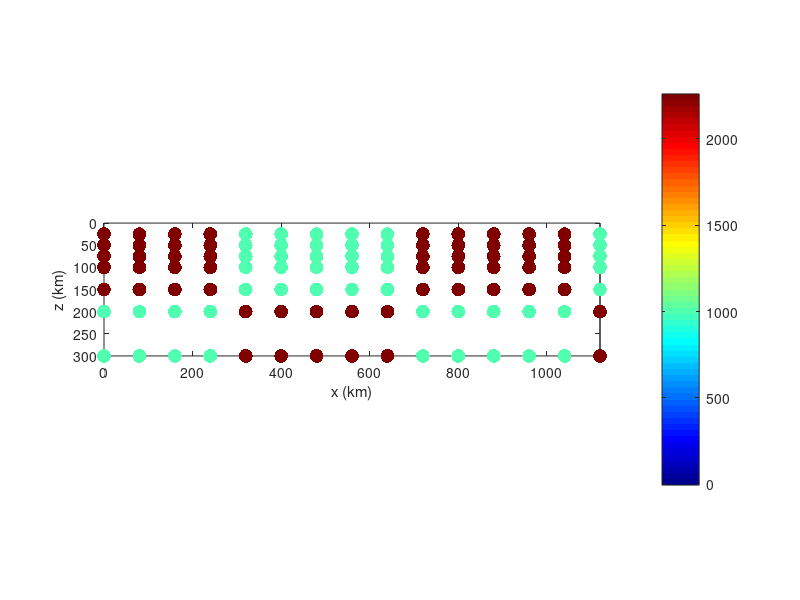

MATLAB code for this plot: (Note: this script raises an error after producing the figure.)
clear;
% Creat Qp/Qs model for checker board test
space='v2550h80';
QpQs=1;

if strcmp(space,'v70h80')
    imax=15;jmax=7;kmax=4;dnode=80;zdnode=70;  % horizontal 80 km, vertical 70 km
    width=ceil(500/zdnode);    % Width of checker board blocks (in nodes)
    depth=[60    130   200   270];
    if QpQs==1
        Qinvmax=2.25;
    else
        Qinvmax=50/1000;
    end
elseif strcmp(space,'v2550h80')
    imax=15;jmax=7;kmax=7;dnode=80;zdnode=50;  % horizontal 80 km, vertical 70 km
    width=ceil(250/zdnode);    % Width of checker board blocks (in nodes)
    depth=[25    50    75    100   150   200   300];
    if QpQs==1
        Qinvmax=2.25;
    else
        Qinvmax=50/1000;
    end
elseif strcmp(space,'v125h155')
    imax=8;jmax=4;kmax=3;dense=0;dnode=100;zdnode=100;kmax1d=4;  % horizontal 155 km, vertical 125 km
    width=ceil(250/zdnode);    % Width of checker board blocks (in nodes)
    depth=[50 175 300];
    if QpQs==1
        Qinvmax=2.25;
    else
        Qinvmax=50/1000;
    end
elseif strcmp(space,'v50100h155')
    imax=4;jmax=4;kmax=5;dnode=155;zdnode=50;  % horizontal 80 km, vertical 70 km
    width=ceil(100/zdnode);    % Width of checker board blocks (in nodes)
    depth=[50    100   150   200   300];
    if QpQs==1
        Qinvmax=2.25;
    else
        Qinvmax=50/1000;
    end
elseif strcmp(space,'v50h60')
    imax=19;jmax=9;kmax=6;dnode=60;zdnode=50;  % horizontal 80 km, vertical 70 km
    width=ceil(200/zdnode);    % Width of checker board blocks (in nodes)
    depth=[50    100   150   200   250   300];
    if QpQs==1
        Qinvmax=2.25;
    else
        Qinvmax=50/1000;
    end
elseif strcmp(space,'v2550h60s')
    imax=7;jmax=9;kmax=7;dnode=60;zdnode=50;  % horizontal 80 km, vertical 70 km
    width=ceil(150/zdnode);    % Width of checker board blocks (in nodes)
    depth=[25    50    75    100   150   200   300];
    if QpQs==1
        Qinvmax=2.25;
    else
        Qinvmax=50/1000;
    end
elseif strcmp(space,'v26h30')
    imax=38;jmax=19;kmax=11;dense=2;dnode=30;zdnode=26;  % horizontal 30 km, vertical 26 km
    width=ceil(100/zdnode);    % Width of checker board blocks (in nodes)
    depth=[38    64    90    116   142   168   194   220   246   272   298];
    Qinvmax=30/1000;
elseif strcmp(space,'v25h30')
    imax=38;jmax=19;kmax=12;dense=2;dnode=30;zdnode=25;  % horizontal 30 km, vertical 26 km
    width=ceil(100/zdnode);    % Width of checker board blocks (in nodes)
    depth=[25    50    75    100   125   150   175   200   225   250   275   300];
    Qinvmax=30/1000;
end
% nnz1D=16;   % number of layers in 1D model beneath 300 km

% % 3D part
if QpQs==1
    Qinvmin=1.;     % Qp/Qs = 1.75 or 2.25
%     outfl=['~/GoogleDriveMSU/Work/Lau/Qtomo/input/checkerQps_' space '.in'];
    outfl=sprintf('~/GoogleDriveMSU/Work/Lau/Qtomo/input/checkerQps%.2f_%s.in',Qinvmin,space);
else
    Qinvmin=0/1000;     % 1000/Q = 20 or 0
    outfl=['~/GoogleDriveMSU/Work/Lau/Qtomo/input/checker_' space '.in'];
end
% tomo=Qpri(imax*jmax*kmax,kmax,dense);       % a priori model
tomo=zeros(imax*jmax*kmax,1);
% tomo=zeros(imax*jmax*kmax,1)+Qinvmin;
for i=1:imax
    nx=floor((i)/width);
    if mod(nx,2)==0
        signx=1;
    else
        signx=-1;
    end
    for j=1:jmax
        ny=ceil((j-1)/width);
        if mod(ny,2)==0
            signy=1;
        else
            signy=-1;
        end
        for k=1:kmax
            node=(i-1)*jmax*kmax+(j-1)*kmax+k;
            nz=ceil((k)/width);
            if mod(nz,2)==0
                signz=1;
            else
                signz=-1;
            end
            if signx*signy*signz<0
                tomo(node)=Qinvmax;
            elseif signx*signy*signz>0
                tomo(node)=Qinvmin;
            end
        end
    end
end
% % Lithosphere
% for i=1:imax
%     for j=1:jmax
%         k=1;
%         node=(i-1)*jmax*kmax+(j-1)*kmax+k;
%         tomo(node)=0;
%     end
% end

% Ploting each nodes
xx=zeros(imax*jmax*kmax,1);
yy=zeros(imax*jmax*kmax,1);
zz=zeros(imax*jmax*kmax,1);
for i=1:imax
    for j=1:jmax
        for k=1:kmax
            node=(i-1)*jmax*kmax+(j-1)*kmax+k;
            xx(node)=i;
            yy(node)=j;
            zz(node)=depth(k);
        end
    end
end

figure(11);clf;
% colormap(flipud(hot));
colormap(jet);
axes('ZDir','reverse');hold on;
scatter3((xx-1)*dnode,(yy-1)*dnode,zz,100,tomo.*1000,'filled');hold on;
axis equal;box on;
xlabel('x (km)');ylabel('y (km)');zlabel('z (km)');
colorbar;
view([0 0]);
axis([0 (imax-1)*dnode 0 (jmax-1)*dnode 0 max(depth)]);
caxis([-5 Qinvmax*1000+10]);

save(outfl,'tomo','-ascii');


% % % 1D part
% outfl2='/Users/SWEI/Dropbox/Research/Lau/attentomo/input/checker1D.in';
% atten1D=zeros(kmax+nnz1D,1);
% z1D=((1:kmax+nnz1D)'-1)*50;
% for i=1:kmax+nnz1D
%     nz=floor(i/4);
%     if mod(nz,2)==0
%         signz=1;
%     else
%         signz=-1;
%     end
%     if signz>0
%         atten1D(i)=1/200;
%     elseif signz<0
%         atten1D(i)=1/1000;
%     end  
% end
% Q1D=1./atten1D;
% 
% figure(12);clf;
% plot(Q1D,z1D);
% axis ij;
% xlim([0 1200]);
% ylim([0 700]);
% 
% save(outfl2,'Q1D','-ascii');